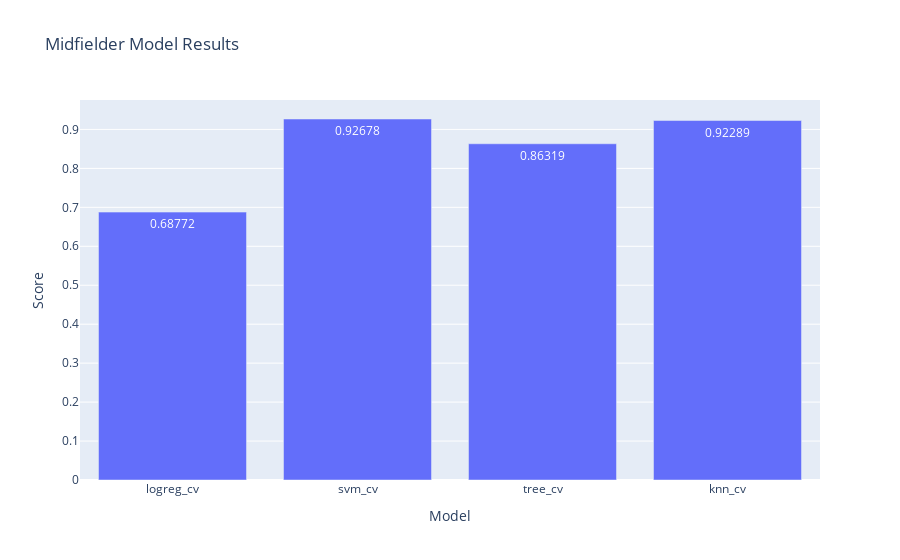

The notebook cell saved with this chart:
### Code cell
model_by_position('Midfielder')

### Figure 1 — Plotly figure (JSON) as saved in the notebook; plotly's stock layout.template omitted (floating-point values rounded to 4 significant figures)
{"data": [{"alignmentgroup": "True", "hovertemplate": "Model=%{x}<br>Score=%{y}<extra></extra>", "legendgroup": "", "marker": {"color": "#636efa", "pattern": {"shape": ""}}, "name": "", "offsetgroup": "", "orientation": "v", "showlegend": false, "textposition": "auto", "texttemplate": "%{y:.5f}", "type": "bar", "x": ["logreg_cv", "svm_cv", "tree_cv", "knn_cv"], "xaxis": "x", "y": [0.6877, 0.9268, 0.8632, 0.9229], "yaxis": "y"}], "layout": {"barmode": "relative", "legend": {"tracegroupgap": 0}, "title": {"text": "Midfielder Model Results"}, "xaxis": {"anchor": "y", "domain": [0, 1], "title": {"text": "Model"}}, "yaxis": {"anchor": "x", "domain": [0, 1], "title": {"text": "Score"}}}}
